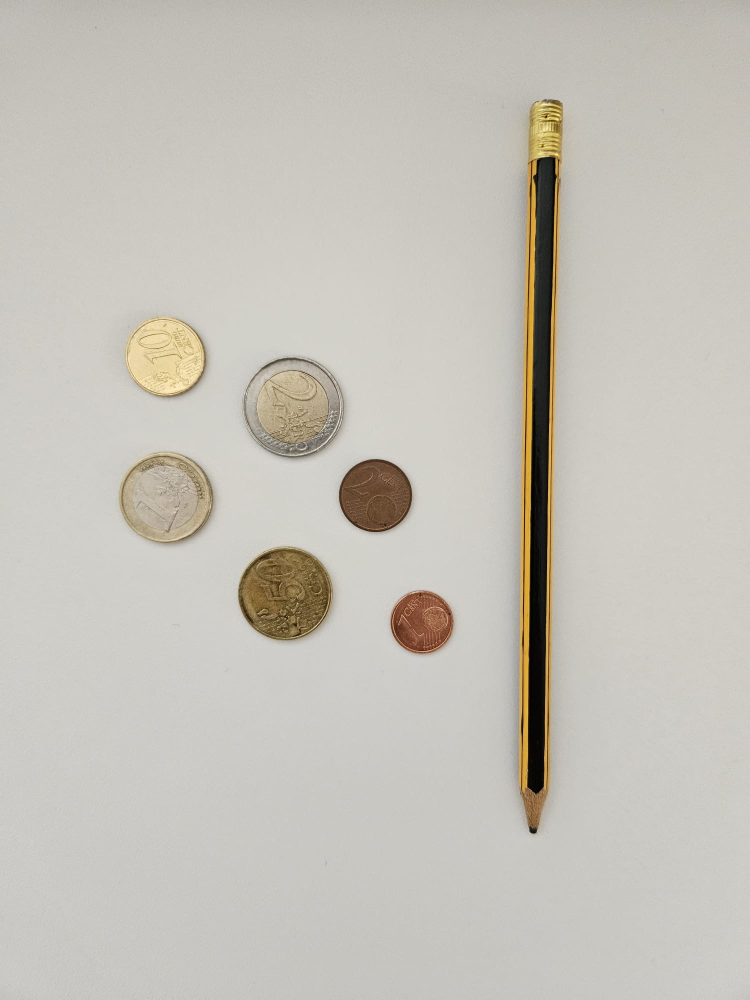
#> input picture Monedas.jpg, 1500 x 2000 px (shown at 1/2 size); the run also reads 1 picture not shown here
$ jupyter execute --allow-errors VC_P3_Entrega.ipynb
#> lines starting #> are read from the running program, lines starting #| are printed output that depends on the picture; after the words box and inside, x2 and y2 are one past the last pixel; in counts of white or black regions, pixels touching at a corner belong together
Importamos los paquetes necesarios

[cell 1]
import cv2
import numpy as np
import matplotlib.pyplot as plt

TAREA: Captura una o varias imágenes con monedas no solapadas y algún objeto que no lo sea. Filtra los contornos que no se correpondan con monedas, y muestra el número total de monedas presentes en la imagen.

[cell 2]
#Carga imagen ejemplo con monedas
img = cv2.imread('Monedas.jpg')
#> img is the input picture: shape (2000, 1500, 3); mean B, G, R 185.2, 193.4, 196.9

#Convierte la imagen a todos de gris, mostrando el resultado
img_gris = cv2.cvtColor(img, cv2.COLOR_BGR2GRAY)

#Cálculo del histograma con 256 bins de una imagen en escala de grises
hist = cv2.calcHist([img_gris], [0], None, [256], [0, 256])
#> hist = 256 values, max 247854 at index 199, min 0 at index 255, mean 11718.8

# Histograma sin normalizar
plt.figure()
plt.subplot(1, 2, 1)
plt.title("Histograma")
plt.xlabel("Bins")
plt.ylabel("# píxeles")
plt.plot(hist)
plt.xlim([0, 256])

[cell 3]
#Dos umbralizados. Te invito a probar con parámetros, aplicar filtro previo, etc.
umbral = 185
# Umbralizado binaria invertido, dado que por defecto se asume objetos en blanco
res,img_th1 = cv2.threshold(img_gris,umbral,255,cv2.THRESH_BINARY_INV)
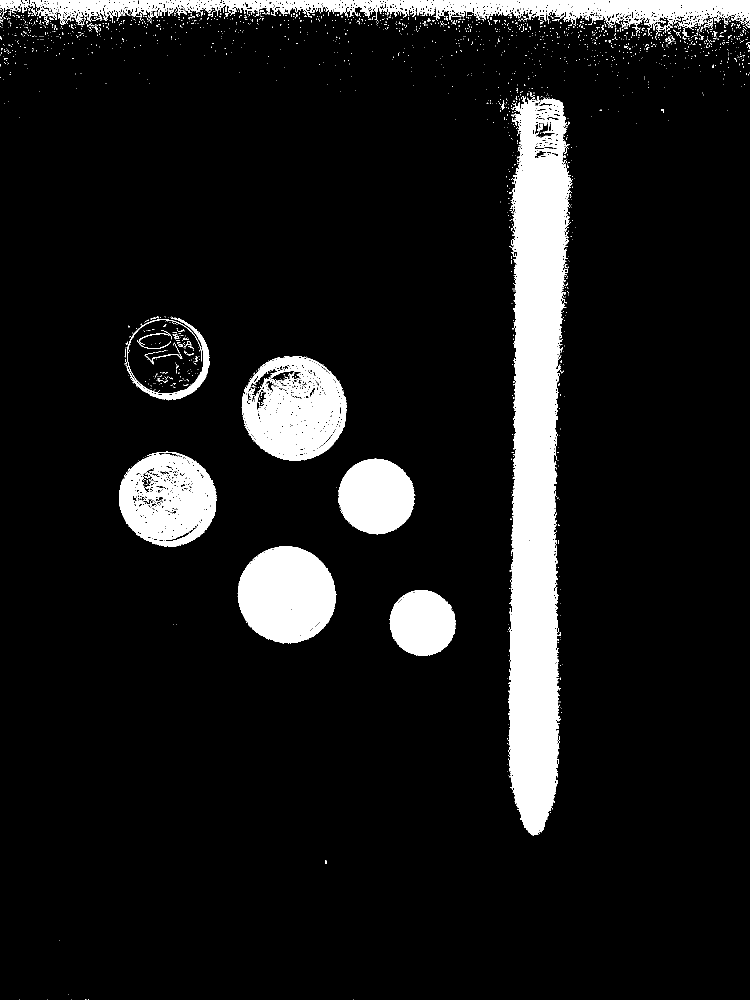
#> img_th1: shape (2000, 1500) (shown at 1/2 size); 9.8% white; 1996 white regions (1924 under 20 px), largest, box (x1, y1, x2, y2) and area: (1016, 192, 1146, 1672) 129170, (59, 0, 1500, 72) 37179, (475, 1092, 673, 1287) 29474
#> res = 185
# Umbralizado con método de Otsu
ret2,img_th2 = cv2.threshold(img_gris,0,255,cv2.THRESH_BINARY_INV+cv2.THRESH_OTSU)
#> img_th2: shape (2000, 1500); 3.9% white; 458 white regions (408 under 20 px), largest, box (x1, y1, x2, y2) and area: (1040, 310, 1123, 1668) 53641, (476, 1096, 665, 1280) 24874, (678, 918, 825, 1064) 16661
#> ret2 = 132

plt.subplot(1, 3, 1)
plt.axis("off")
plt.imshow(img_gris,cmap='gray')
plt.title('Original')

plt.subplot(1, 3, 2)
plt.axis("off")
plt.imshow(img_th1,cmap='gray')
plt.title('FIJO invertida')

plt.subplot(1, 3, 3)
plt.axis("off")
plt.imshow(img_th2,cmap='gray')
plt.title('OTSU invertida')

[cell 4]
#Carga imagen ejemplo con monedas
img = cv2.imread('Monedas.jpg')

#Conversión a gris
gris = cv2.cvtColor(img, cv2.COLOR_BGR2GRAY)
#Suaviza altas frecuencias
pimg = cv2.medianBlur(gris, 7)
#Localiza Círculos
circ = cv2.HoughCircles(
        pimg,  # imagen
        cv2.HOUGH_GRADIENT,  # tipo de detección
        1,
        100,  # distancia mínima entre círculos
        param1=100, # Valor del gradiente
        param2=50, #Umbral acumulador
        minRadius=50,  # radio mínimo
        maxRadius=150,  # radio máximo
    )
#> circ = [[750.5, 991.5, 72.9], [568.5, 1187.5, 91.6], [584.5, 812.5, 98.2], [843.5, 1243.5, 62.9], [333.5, 994.5, 86.5], [337.5, 715.5, 70.3]]

#Dibuja sobre entrada  e imagen vacía
img_cont = np.zeros(img.shape)
img_rgb = cv2.cvtColor(img, cv2.COLOR_BGR2RGB)
for det in circ[0]:
        x_coor, y_coor, det_radio = det
        cv2.circle(img_rgb,(int(x_coor), int(y_coor)),
            int(det_radio),(0, 255, 0), 2)
        cv2.circle(img_cont,(int(x_coor), int(y_coor)),
            int(det_radio),(255, 255, 255), -1)
#> this loop made 6 passes
#> img_cont: shape (2000, 1500, 3) float64; 4.1% white; 6 white regions, box (x1, y1, x2, y2) and area: (486, 714, 683, 911) 30149, (477, 1096, 660, 1279) 25997, (247, 908, 420, 1081) 23217, (678, 919, 823, 1064) 16241, (267, 645, 408, 786) 15373, (781, 1181, 906, 1306) 12061
#> img_rgb: shape (2000, 1500, 3); mean R, G, B 196.4, 193.7, 184.8

print("Numero de monedas encontradas:")
print(len(circ[0]))
#| 6

#Muestra resultado
plt.subplot(121)
plt.axis("off")
plt.imshow(img_rgb)
plt.title('Círculos')

plt.subplot(122)
plt.axis("off")
plt.imshow(img_cont)
plt.title('Rellenos')

plt.show()
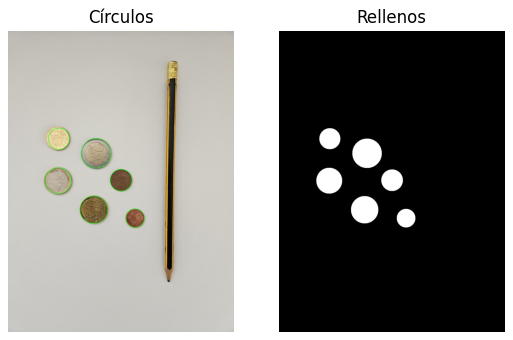
#> figure drawn by matplotlib, 2 panels

TAREA: Captura una o varias imágenes con monedas no solapadas, y otras con monedas solapadas. Identificada una moneda de un euro en la imagen, por ejemplo con un clic de ratón, calcular la cantidad de dinero presente en la imagen. ¿Qué problemas han observado?

[cell 5]
# Variable global para mantener un seguimiento del círculo seleccionado
selected_circle = None

# Función para manejar eventos de ratón
# [13 lines left out: function on_mouse, not called in this run]

#Carga imagen ejemplo con monedas
img = cv2.imread('Monedas.jpg')

#Convierte la imagen a todos de gris, mostrando el resultado
img_gris = cv2.cvtColor(img, cv2.COLOR_BGR2GRAY)


pimg = cv2.medianBlur(img_gris, 7)
#Localiza Círculos
circ = cv2.HoughCircles(
        pimg,  # imagen
        cv2.HOUGH_GRADIENT,  # tipo de detección
        1,
        100,  # distancia mínima entre círculos
        param1=100, # Valor del gradiente
        param2=50, #Umbral acumulador
        minRadius=50,  # radio mínimo
        maxRadius=150,  # radio máximo
    )

#Dibuja sobre entrada  e imagen vacía
img_cont = np.zeros(img.shape)
img_rgb = cv2.cvtColor(img, cv2.COLOR_BGR2RGB)
for det in circ[0]:
        x_coor, y_coor, det_radio = det
        cv2.circle(img_rgb,(int(x_coor), int(y_coor)),
            int(det_radio),(0, 255, 0), 2)
        cv2.circle(img_cont,(int(x_coor), int(y_coor)),
            int(det_radio),(255, 255, 255), -1)

#Muestra resultado
plt.subplot(121)
plt.axis("off")
plt.imshow(img_rgb)
plt.title('Círculos')

plt.subplot(122)
plt.axis("off")
plt.imshow(img_cont)
plt.title('Rellenos')

plt.show()

print("Hay", len(circ[0]), "monedas en la imagen")
#| Hay 6 monedas en la imagen

# Crea una ventana para la imagen
cv2.namedWindow('Imagen con Círculos', cv2.WINDOW_NORMAL)
cv2.resizeWindow('Imagen con Círculos', 600, 600)
selected_circle = cv2.setMouseCallback('Imagen con Círculos', on_mouse)

# Muestra la imagen con círculos
cv2.imshow('Imagen con Círculos', img_rgb)

cv2.waitKey(0)
cv2.destroyAllWindows()

print(selected_circle)
#| None

suma = 0
tolerancia = 2.5  # Ajusta la tolerancia según tus necesidades
#> (the rest of this cell did not finish here and is left out)

[cell 6]
# Variable global para mantener un seguimiento del círculo seleccionado
selected_circle = None

# Función para manejar eventos de ratón
# [13 lines left out: function on_mouse, not called in this run]

#Carga imagen ejemplo con monedas
img = cv2.imread('Monedas2.jpg')
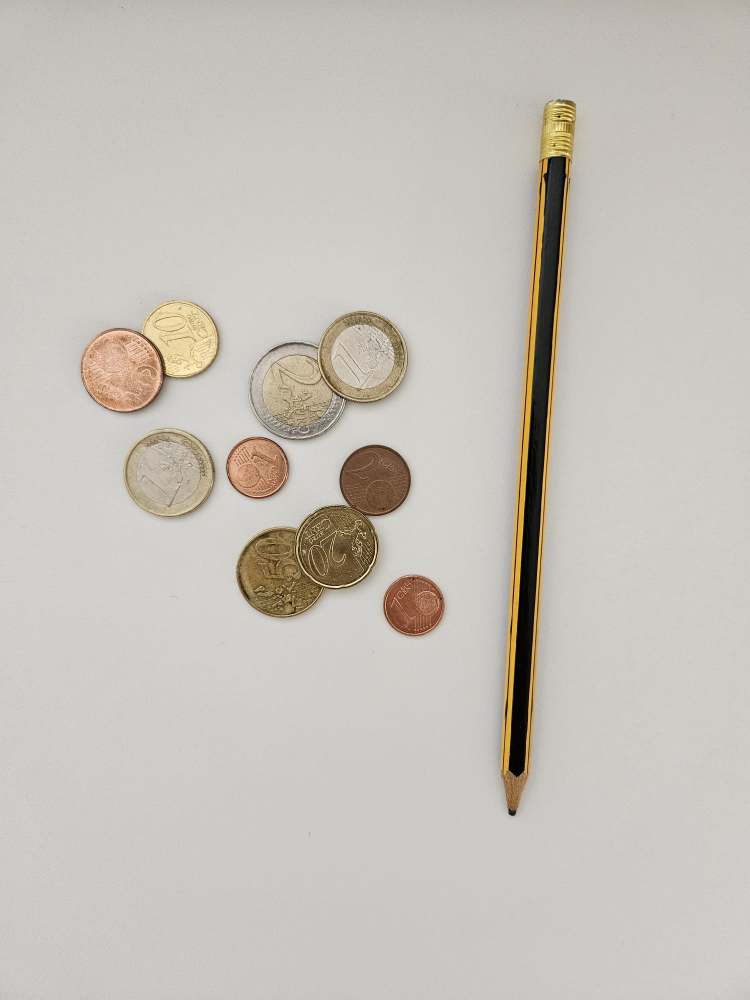
#> input picture monedas2.jpg, 1500 x 2000 px, found by its file name (shown at 1/2 size)
#> img is the input picture: shape (2000, 1500, 3); mean B, G, R 185.5, 193.2, 197.4

#Convierte la imagen a todos de gris, mostrando el resultado
img_gris = cv2.cvtColor(img, cv2.COLOR_BGR2GRAY)


pimg = cv2.medianBlur(img_gris, 7)
#Localiza Círculos
circ = cv2.HoughCircles(
        pimg,  # imagen
        cv2.HOUGH_GRADIENT,  # tipo de detección
        1,
        100,  # distancia mínima entre círculos
        param1=100, # Valor del gradiente
        param2=50, #Umbral acumulador
        minRadius=50,  # radio mínimo
        maxRadius=150,  # radio máximo
    )
#> circ = [[561.5, 1144.5, 89.2], [827.5, 1211.5, 61], [247.5, 743.5, 83.2], [671.5, 1093.5, 81.3], [515.5, 935.5, 61.8], [750.5, 961.5, 71.8], [722.5, 708.5, 85.7], [342.5, 946.5, 87.6], [595.5, 778.5, 96.6], [363.5, 680.5, 71.7]]

#Dibuja sobre entrada  e imagen vacía
img_cont = np.zeros(img.shape)
img_rgb = cv2.cvtColor(img, cv2.COLOR_BGR2RGB)
for det in circ[0]:
        x_coor, y_coor, det_radio = det
        cv2.circle(img_rgb,(int(x_coor), int(y_coor)),
            int(det_radio),(0, 255, 0), 2)
        cv2.circle(img_cont,(int(x_coor), int(y_coor)),
            int(det_radio),(255, 255, 255), -1)
#> this loop made 10 passes
#> img_cont: shape (2000, 1500, 3) float64; 6.3% white; 7 white regions, largest, box (x1, y1, x2, y2) and area: (499, 623, 808, 875) 48977, (472, 1012, 753, 1234) 41459, (164, 609, 435, 827) 36272
#> img_rgb: shape (2000, 1500, 3); mean R, G, B 196.6, 193.8, 185

#Muestra resultado
plt.subplot(121)
plt.axis("off")
plt.imshow(img_rgb)
plt.title('Círculos')

plt.subplot(122)
plt.axis("off")
plt.imshow(img_cont)
plt.title('Rellenos')

plt.show()

print("Hay", len(circ[0]), "monedas en la imagen")
#| Hay 10 monedas en la imagen

# Crea una ventana para la imagen
cv2.namedWindow('Imagen con Círculos', cv2.WINDOW_NORMAL)
cv2.resizeWindow('Imagen con Círculos', 600, 600)
selected_circle = cv2.setMouseCallback('Imagen con Círculos', on_mouse)

# Muestra la imagen con círculos
cv2.imshow('Imagen con Círculos', img_rgb)

cv2.waitKey(0)
cv2.destroyAllWindows()

print(selected_circle)
#| None

suma = 0
tolerancia = 2.5 # Ajusta la tolerancia según tus necesidades
#> (the rest of this cell did not finish here and is left out)

Al ejecutar el código anterior, podemos observar como si clickamos en la moneda de 1€ que aparece sin solape obtenemos un resultado de 4.01€, no es un resultado correcto ya que, no se han contado una moneda de 1€ y una moneda de 10 céntimos, estas se han cambiado por una moneda de 20 céntimos y una moneda de 2 céntimos, lo que nos da la diferencia que se produce respecto al resultado esperado, (1.10 - 0.22 = 0.88). El resultado esperado era 4.89€. También se puede observar, que dichas monedas de 1€ y 10 céntimos no contadas presentaban solape con otras, el error podría estar provocado por dicho solape que no permite obtener los radios con la misma precisión que sino lo hubiera. Finalmente, observamos que el número de monedas si se cuenta correctamente.

[cell 7]
# Variable global para mantener un seguimiento del círculo seleccionado
selected_circle = None

# Función para manejar eventos de ratón
# [13 lines left out: function on_mouse, not called in this run]

#Carga imagen ejemplo con monedas
img = cv2.imread('Monedas3.jpg')
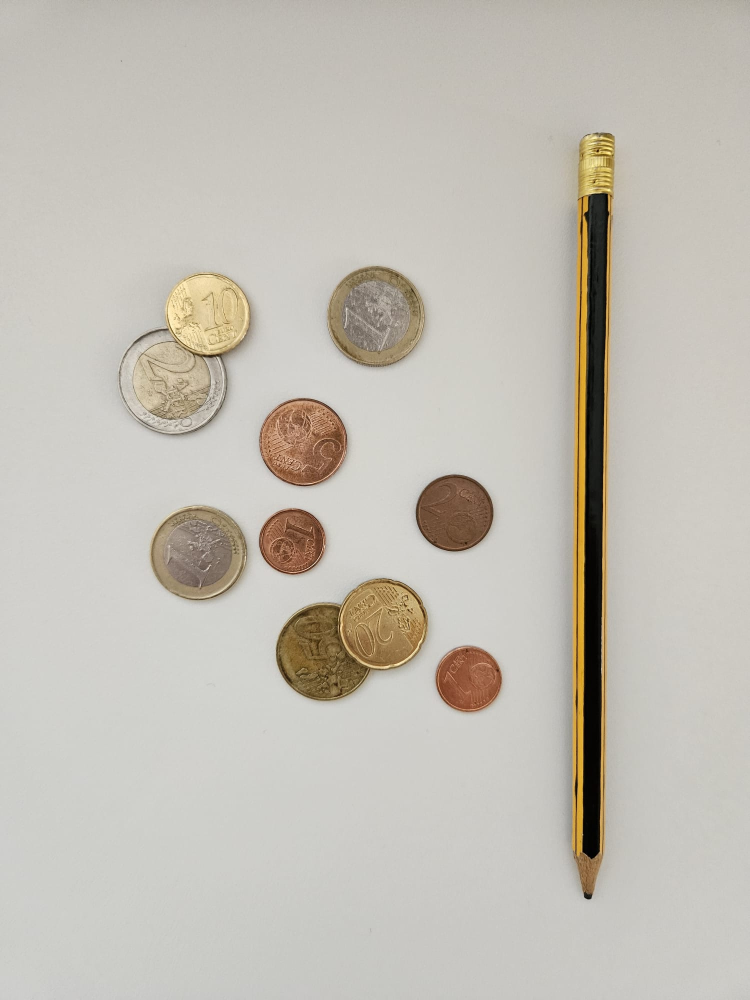
#> input picture Monedas3.jpg, 1500 x 2000 px (shown at 1/2 size)
#> img is the input picture: shape (2000, 1500, 3); mean B, G, R 181.1, 190.3, 194.7

#Convierte la imagen a todos de gris, mostrando el resultado
img_gris = cv2.cvtColor(img, cv2.COLOR_BGR2GRAY)


pimg = cv2.medianBlur(img_gris, 7)
#Localiza Círculos
circ = cv2.HoughCircles(
        pimg,  # imagen
        cv2.HOUGH_GRADIENT,  # tipo de detección
        1,
        100,  # distancia mínima entre círculos
        param1=100, # Valor del gradiente
        param2=50, #Umbral acumulador
        minRadius=50,  # radio mínimo
        maxRadius=150,  # radio máximo
    )
#> circ = [[606.5, 884.5, 88.1], [649.5, 1305.5, 96], [347.5, 764.5, 107], [751.5, 628.5, 96.4], [936.5, 1356.5, 66.7], [767.5, 1247.5, 90], [584.5, 1082.5, 65.9], [391.5, 1108.5, 91.3], [910.5, 1024.5, 76.3], [412.5, 623.5, 76]]

#Dibuja sobre entrada  e imagen vacía
img_cont = np.zeros(img.shape)
img_rgb = cv2.cvtColor(img, cv2.COLOR_BGR2RGB)
for det in circ[0]:
        x_coor, y_coor, det_radio = det
        cv2.circle(img_rgb,(int(x_coor), int(y_coor)),
            int(det_radio),(0, 255, 0), 2)
        cv2.circle(img_cont,(int(x_coor), int(y_coor)),
            int(det_radio),(255, 255, 255), -1)
#> this loop made 10 passes
#> img_cont: shape (2000, 1500, 3) float64; 7.5% white; 8 white regions, largest, box (x1, y1, x2, y2) and area: (240, 547, 489, 872) 52297, (553, 1157, 858, 1402) 49434, (655, 532, 848, 725) 28917
#> img_rgb: shape (2000, 1500, 3); mean R, G, B 193.9, 190.9, 180.5

#Muestra resultado
plt.subplot(121)
plt.axis("off")
plt.imshow(img_rgb)
plt.title('Círculos')

plt.subplot(122)
plt.axis("off")
plt.imshow(img_cont)
plt.title('Rellenos')

plt.show()

print("Hay", len(circ[0]), "monedas en la imagen")
#| Hay 10 monedas en la imagen

# Crea una ventana para la imagen
cv2.namedWindow('Imagen con Círculos', cv2.WINDOW_NORMAL)
cv2.resizeWindow('Imagen con Círculos', 600, 600)
selected_circle = cv2.setMouseCallback('Imagen con Círculos', on_mouse)

# Muestra la imagen con círculos
cv2.imshow('Imagen con Círculos', img_rgb)

cv2.waitKey(0)
cv2.destroyAllWindows()

print(selected_circle)
#| None

suma = 0
tolerancia = 2.5 # Ajusta la tolerancia según tus necesidades
#> (the rest of this cell did not finish here and is left out)

En este caso, como en el anterior, el número de monedas se obtiene correctamente a pesar del solape. No obstante, volvemos a tener errores a la hora de contar el valor total. En esta ocasión, si clicamos en la moneda que se encuentra más arriba en la imagen, se han dejado de contar la moneda de 50 céntimos y la moneda de 10 céntimos, sustituyéndose en el cálculo por una moneda de 5 céntimos y una moneda de 2 céntimos (60 - 7 = 53 justo la diferencia que hay con el resultado esperado). Nuevamente volvemos a observar que las monedas confundidas presentan solape con otras, lo que podría confirmar la hipótesis presentada anteriormente.

[cell 8]
# Variable global para mantener un seguimiento del círculo seleccionado
selected_circle = None

# Función para manejar eventos de ratón
# [13 lines left out: function on_mouse, not called in this run]

#Carga imagen ejemplo con monedas
img = cv2.imread('Monedas4.jpg')
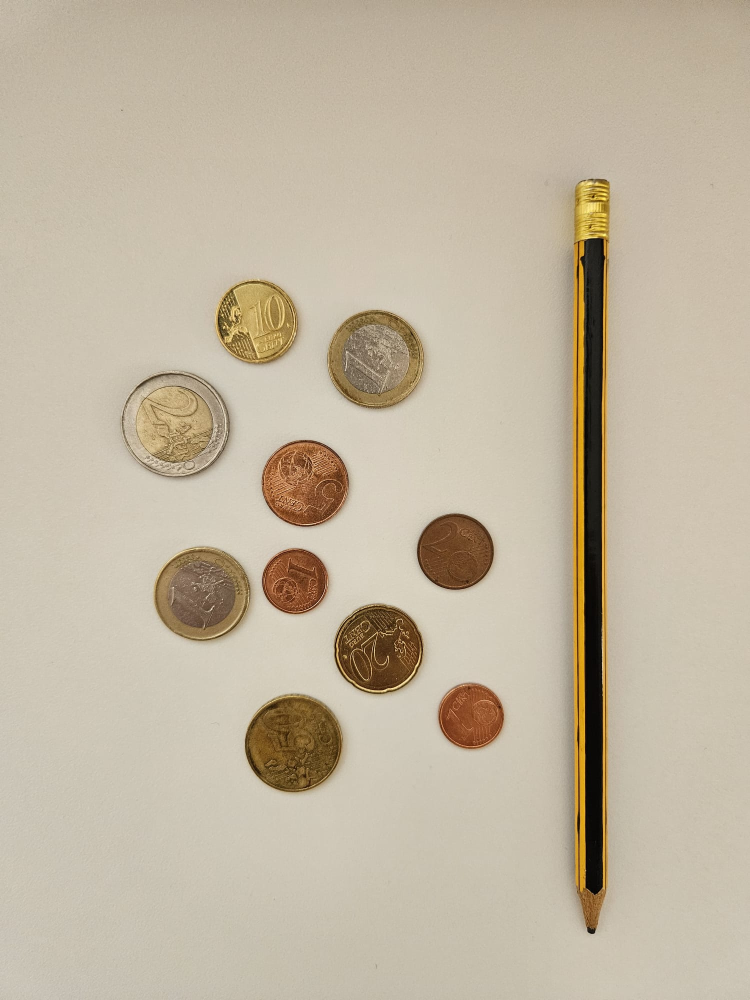
#> input picture Monedas4.jpg, 1500 x 2000 px (shown at 1/2 size)
#> img is the input picture: shape (2000, 1500, 3); mean B, G, R 160.9, 181.5, 193.2

#Convierte la imagen a todos de gris, mostrando el resultado
img_gris = cv2.cvtColor(img, cv2.COLOR_BGR2GRAY)


pimg = cv2.medianBlur(img_gris, 7)
#Localiza Círculos
circ = cv2.HoughCircles(
        pimg,  # imagen
        cv2.HOUGH_GRADIENT,  # tipo de detección
        1,
        100,  # distancia mínima entre círculos
        param1=100, # Valor del gradiente
        param2=50, #Umbral acumulador
        minRadius=50,  # radio mínimo
        maxRadius=150,  # radio máximo
    )
#> circ = [[910.5, 1102.5, 76.3], [586.5, 1487.5, 96.3], [349.5, 846.5, 105.7], [403.5, 1188.5, 92.9], [757.5, 1299.5, 89.3], [610.5, 965.5, 86.6], [590.5, 1162.5, 66.1], [941.5, 1431.5, 65.7], [749.5, 714.5, 94.2], [514.5, 642.5, 79.5]]

#Dibuja sobre entrada  e imagen vacía
img_cont = np.zeros(img.shape)
img_rgb = cv2.cvtColor(img, cv2.COLOR_BGR2RGB)
for det in circ[0]:
        x_coor, y_coor, det_radio = det
        cv2.circle(img_rgb,(int(x_coor), int(y_coor)),
            int(det_radio),(0, 255, 0), 2)
        cv2.circle(img_cont,(int(x_coor), int(y_coor)),
            int(det_radio),(255, 255, 255), -1)
#> this loop made 10 passes
#> img_cont: shape (2000, 1500, 3) float64; 7.7% white; 10 white regions, largest, box (x1, y1, x2, y2) and area: (244, 741, 455, 952) 34621, (490, 1391, 683, 1584) 28917, (655, 620, 844, 809) 27729
#> img_rgb: shape (2000, 1500, 3); mean R, G, B 192.4, 182.2, 160.5

#Muestra resultado
plt.subplot(121)
plt.axis("off")
plt.imshow(img_rgb)
plt.title('Círculos')

plt.subplot(122)
plt.axis("off")
plt.imshow(img_cont)
plt.title('Rellenos')

plt.show()

print("Hay", len(circ[0]), "monedas en la imagen")
#| Hay 10 monedas en la imagen

# Crea una ventana para la imagen
cv2.namedWindow('Imagen con Círculos', cv2.WINDOW_NORMAL)
cv2.resizeWindow('Imagen con Círculos', 600, 600)
selected_circle = cv2.setMouseCallback('Imagen con Círculos', on_mouse)

# Muestra la imagen con círculos
cv2.imshow('Imagen con Círculos', img_rgb)

cv2.waitKey(0)
cv2.destroyAllWindows()

print(selected_circle)
#| None

suma = 0
tolerancia = 2.5 # Ajusta la tolerancia según tus necesidades
#> (the rest of this cell did not finish here and is left out)

En este último caso, eliminamos el solape entre las monedas y si clickamos sobre la moneda de 1€ que se encuentra más arriba en la imagen podemos observar cómo se llega al valor correcto.

Tarea 3:

Vamos a tratar de extraer toda la información posible de TAR.png:

[cell 9]
img = cv2.imread('TAR.png')
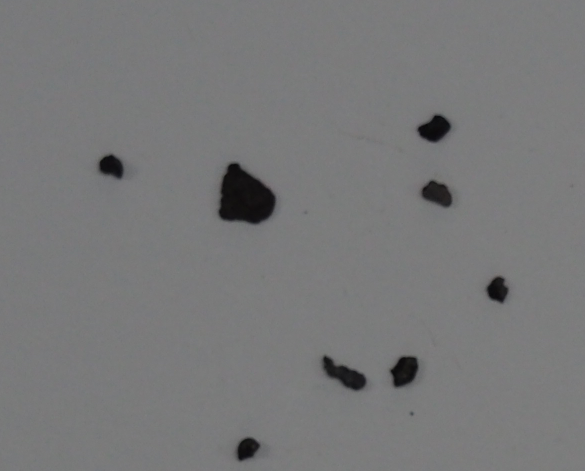
#> input picture TAR.png, 1170 x 942 px (shown at 1/2 size)
#> img is the input picture: shape (942, 1170, 3); mean B, G, R 120.5, 119.9, 119.7

#Recordando que OpenCV lee las imágenes en BGR, por lo que convertimos para visualizr RGB
img_rgb = cv2.cvtColor(img, cv2.COLOR_BGR2RGB)
#> img_rgb: shape (942, 1170, 3)
#> (the rest of the program and of its run is left out)
